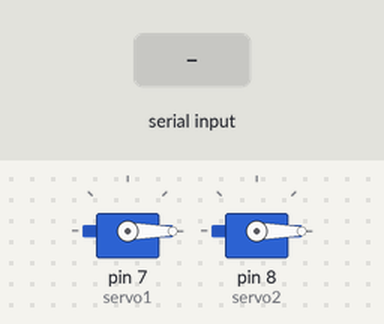
Simulated run of this sketch. Board: Arduino Uno, built with avr-gcc and run on an emulated ATmega328P. Shown: 2 × servo. The inputs (shaded band) are chosen by the test bench.

Above: at 1.2 s.
1.3 s: "a" received over Serial
At 1.6 s:
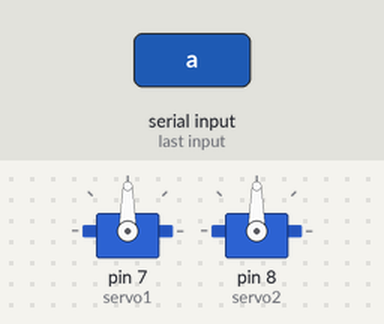
2.8 s: "b" received over Serial
At 4.0 s:
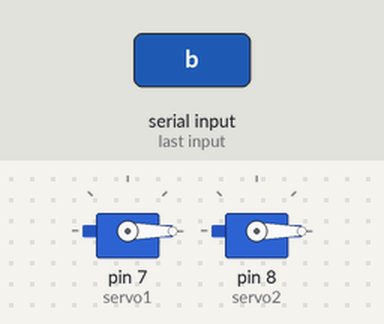
Timing chart, 0 to 5.8 s (numbered marks = the images above; inputs shaded):
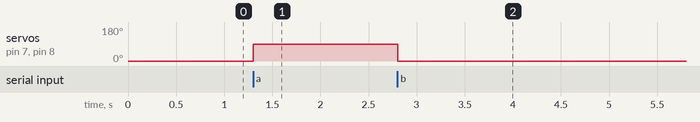

The sketch:

motor.ino
```cpp
#include <Servo.h>
Servo servo1;
Servo servo2;

#define OFFMODE -1
#define ONMODE 1

char ch;
int state = OFFMODE;

void setup() {
  // put your setup code here, to run once:
  Serial.begin(9600);
  servo1.attach(7);
  servo2.attach(8);
  servo1.write(0);
  servo2.write(0);
}

void loop() {
  // put your main code here, to run repeatedly:
  if(Serial.available()){
    ch = Serial.read();
  }
  if(ch=='a'){
    servo1.write(90);
    servo2.write(90);
  }else if(ch=='b'){
    servo1.write(0);
    servo2.write(0);
  }
}
```

Measured:
- after the input at 1.3 s, servo on pin 7 (servo1), servo on pin 8 (servo2): 0° → 90° at once
- after the input at 2.8 s, servo on pin 7 (servo1), servo on pin 8 (servo2): 90° → 0° at once
